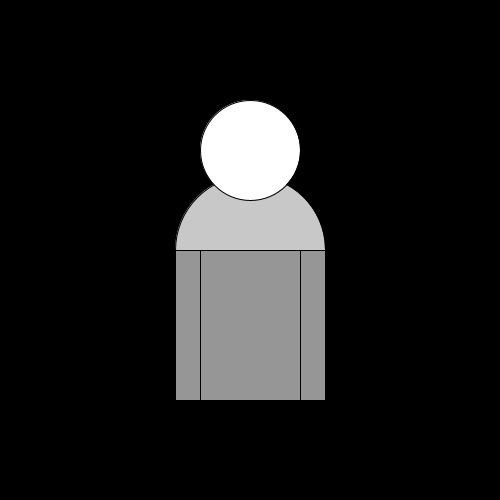
Frame 1 (no input)
Frame 60 (the mouse pressed at the canvas centre just before this capture): identical to frame 1, image omitted
Frame 120 (the mouse held since frame 60 and released just before this capture): identical to frame 1, image omitted

The Processing sketch that drew this single still picture (run headless with seeded random() and noise(); from frame 60 on, the mouse is pressed at the canvas centre):

// Processing sketch: Portrait_06_color
// ── Portrait_06_color.pde
/* 
*  Portrait 06
*  Farbe!
* 
*  und unterwegs: map, float
*  HKB 16 Parametric Design, MR
*/


int dicke=100;
int armdicke=25;
int mitteX;
int mitteY;

float anger=0;

// Setup Funktion, wird einmal aufgerufen
void setup(){ 
   size(500,500);    
   mitteX=width/2;
   mitteY=height/2;
}

// Draw Funktion, wird geloopt
void draw(){
  background(0);
  
  fill(200);
  arc(mitteX, 250, dicke+2*armdicke, 150, -PI, 0, OPEN);
  
  fill(255,255-anger, 255-anger);
  ellipse(mitteX,mitteY-100,100,100);
  
  fill(150);
  rect(mitteX-dicke/2,mitteY,dicke,150);
  rect(mitteX-dicke/2-armdicke,mitteY,armdicke,150);
  rect(mitteX+dicke/2,mitteY,armdicke,150);

}

void mouseMoved(){
  anger=map(mouseX, 0,500,0,255);
}
